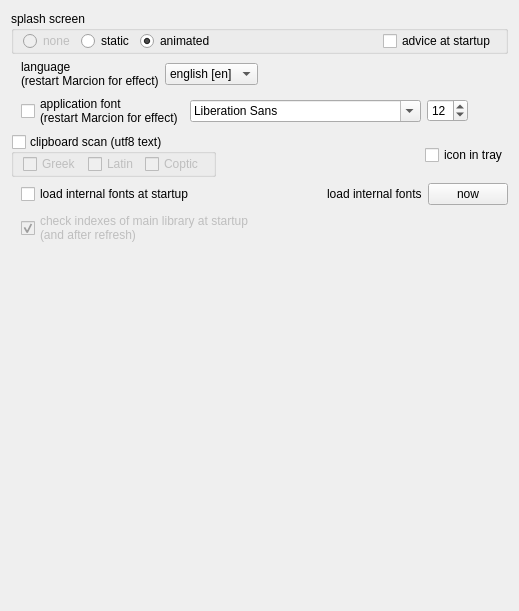
     <widget class="QWidget" name="tab_6">
      <attribute name="title">
       <string>startup</string>
      </attribute>
      <layout class="QVBoxLayout" name="verticalLayout_10">
       <item>
        <widget class="QGroupBox" name="grpSplash">
         <property name="title">
          <string>splash screen</string>
         </property>
         <property name="flat">
          <bool>false</bool>
         </property>
         <property name="checkable">
          <bool>false</bool>
         </property>
         <layout class="QHBoxLayout" name="horizontalLayout_26">
          <property name="topMargin">
           <number>0</number>
          </property>
          <property name="bottomMargin">
           <number>0</number>
          </property>
          <item>
           <widget class="QRadioButton" name="rbSplashNone">
            <property name="enabled">
             <bool>false</bool>
            </property>
            <property name="text">
             <string>none</string>
            </property>
           </widget>
          </item>
          <item>
           <widget class="QRadioButton" name="rbSplashSimple">
            <property name="text">
             <string>static</string>
            </property>
           </widget>
          </item>
          <item>
           <widget class="QRadioButton" name="rbSplashAnim">
            <property name="text">
             <string>animated</string>
            </property>
            <property name="checked">
             <bool>true</bool>
            </property>
           </widget>
          </item>
          <item>
           <spacer name="horizontalSpacer_20">
            <property name="orientation">
             <enum>Qt::Horizontal</enum>
            </property>
            <property name="sizeHint" stdset="0">
             <size>
              <width>40</width>
              <height>20</height>
             </size>
            </property>
           </spacer>
          </item>
          <item>
           <widget class="QCheckBox" name="cbTip">
            <property name="text">
             <string>advice at startup</string>
            </property>
           </widget>
          </item>
         </layout>
        </widget>
       </item>
       <item>
        <layout class="QHBoxLayout" name="horizontalLayout_19">
         <property name="leftMargin">
          <number>10</number>
         </property>
         <item>
          <widget class="QLabel" name="label_30">
           <property name="text">
            <string>language
(restart Marcion for effect)</string>
           </property>
          </widget>
         </item>
         <item>
          <widget class="QComboBox" name="cmbGUILang">
           <item>
            <property name="text">
             <string notr="true">english [en]</string>
            </property>
           </item>
           <item>
            <property name="text">
             <string notr="true">czech [cs]</string>
            </property>
           </item>
          </widget>
         </item>
         <item>
          <spacer name="horizontalSpacer_15">
           <property name="orientation">
            <enum>Qt::Horizontal</enum>
           </property>
           <property name="sizeHint" stdset="0">
            <size>
             <width>40</width>
             <height>20</height>
            </size>
           </property>
          </spacer>
         </item>
        </layout>
       </item>
       <item>
        <layout class="QHBoxLayout" name="horizontalLayout_13">
         <item>
          <layout class="QHBoxLayout" name="horizontalLayout_12">
           <property name="leftMargin">
            <number>10</number>
           </property>
           <item>
            <widget class="QCheckBox" name="cbAppFont">
             <property name="text">
              <string>application font
(restart Marcion for effect)</string>
             </property>
            </widget>
           </item>
           <item>
            <widget class="QFontComboBox" name="cmbAppFont"/>
           </item>
           <item>
            <widget class="QSpinBox" name="spnAppFontSize">
             <property name="minimum">
              <number>1</number>
             </property>
             <property name="value">
              <number>12</number>
             </property>
            </widget>
           </item>
          </layout>
         </item>
         <item>
          <spacer name="horizontalSpacer_11">
           <property name="orientation">
            <enum>Qt::Horizontal</enum>
           </property>
           <property name="sizeHint" stdset="0">
            <size>
             <width>40</width>
             <height>20</height>
            </size>
           </property>
          </spacer>
         </item>
        </layout>
       </item>
       <item>
        <layout class="QHBoxLayout" name="horizontalLayout_28">
         <item>
          <widget class="QGroupBox" name="gbScan">
           <property name="sizePolicy">
            <sizepolicy hsizetype="Preferred" vsizetype="Preferred">
             <horstretch>0</horstretch>
             <verstretch>0</verstretch>
            </sizepolicy>
           </property>
           <property name="font">
            <font>
             <kerning>true</kerning>
            </font>
           </property>
           <property name="title">
            <string>clipboard scan (utf8 text)</string>
           </property>
           <property name="flat">
            <bool>false</bool>
           </property>
           <property name="checkable">
            <bool>true</bool>
           </property>
           <property name="checked">
            <bool>false</bool>
           </property>
           <layout class="QHBoxLayout" name="horizontalLayout_15">
            <property name="topMargin">
             <number>0</number>
            </property>
            <property name="bottomMargin">
             <number>0</number>
            </property>
            <item>
             <widget class="QCheckBox" name="cbGkSc">
              <property name="text">
               <string>Greek</string>
              </property>
             </widget>
            </item>
            <item>
             <widget class="QCheckBox" name="cbLatSc">
              <property name="text">
               <string>Latin</string>
              </property>
             </widget>
            </item>
            <item>
             <widget class="QCheckBox" name="cbCopSc">
              <property name="text">
               <string>Coptic</string>
              </property>
             </widget>
            </item>
           </layout>
          </widget>
         </item>
         <item>
          <spacer name="horizontalSpacer_13">
           <property name="orientation">
            <enum>Qt::Horizontal</enum>
           </property>
           <property name="sizeHint" stdset="0">
            <size>
             <width>40</width>
             <height>20</height>
            </size>
           </property>
          </spacer>
         </item>
         <item>
          <widget class="QCheckBox" name="cbTray">
           <property name="text">
            <string>icon in tray</string>
           </property>
          </widget>
         </item>
        </layout>
       </item>
       <item>
        <layout class="QHBoxLayout" name="horizontalLayout_5">
         <property name="leftMargin">
          <number>10</number>
         </property>
         <item>
          <widget class="QCheckBox" name="cbAppFonts">
           <property name="text">
            <string>load internal fonts at startup</string>
           </property>
          </widget>
         </item>
         <item>
          <spacer name="horizontalSpacer_4">
           <property name="orientation">
            <enum>Qt::Horizontal</enum>
           </property>
           <property name="sizeHint" stdset="0">
            <size>
             <width>40</width>
             <height>20</height>
            </size>
           </property>
          </spacer>
         </item>
         <item>
          <widget class="QLabel" name="label_11">
           <property name="text">
            <string>load internal fonts</string>
           </property>
          </widget>
         </item>
         <item>
          <widget class="QPushButton" name="btAppFonts">
           <property name="text">
            <string>now</string>
           </property>
          </widget>
         </item>
        </layout>
       </item>
       <item>
        <layout class="QHBoxLayout" name="horizontalLayout_25">
         <property name="leftMargin">
          <number>10</number>
         </property>
         <item>
          <widget class="QCheckBox" name="cbChkIndexes">
           <property name="enabled">
            <bool>false</bool>
           </property>
           <property name="text">
            <string>check indexes of main library at startup
(and after refresh)</string>
           </property>
           <property name="checked">
            <bool>true</bool>
           </property>
          </widget>
         </item>
         <item>
          <spacer name="horizontalSpacer_19">
           <property name="orientation">
            <enum>Qt::Horizontal</enum>
           </property>
           <property name="sizeHint" stdset="0">
            <size>
             <width>40</width>
             <height>20</height>
            </size>
           </property>
          </spacer>
         </item>
        </layout>
       </item>
       <item>
        <spacer name="verticalSpacer_7">
         <property name="orientation">
          <enum>Qt::Vertical</enum>
         </property>
         <property name="sizeHint" stdset="0">
          <size>
           <width>20</width>
           <height>355</height>
          </size>
         </property>
        </spacer>
       </item>
      </layout>
     </widget>
